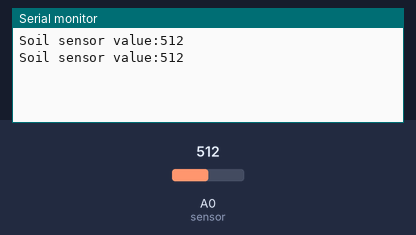
This sketch was run on a simulated Arduino Uno, built with avr-gcc and run on an emulated ATmega328P. Shown: the last lines printed to the serial monitor. The inputs (shaded band) are chosen by the test bench; at power-on: A0 (sensor) = 512.

Above: at 1.8 s.
1.9 s: A0 (sensor) set to 716
At 2.6 s:
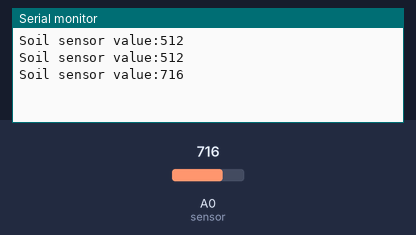
3.4 s: A0 (sensor) set to 900
At 4.8 s:
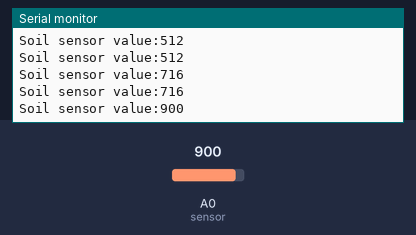
Timing chart, 0 to 6.4 s (numbered marks = the images above; inputs shaded):
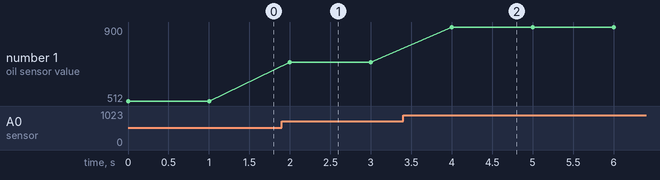

Measured:
- after the input at 1.9 s, the serial monitor: prints a new line after 0.10 s (image 1)
- after the input at 3.4 s, the serial monitor: prints a new line after 0.60 s (image 2)
- plotted number 1: 512 → 716 after the input at 1.9 s, 716 → 900 after the input at 3.4 s

The sketch:

SoilSensor.ino
```cpp
// GPO DevLab Soil Moisture Sensor example

int SoilSensValue = 0;

void setup()
{
  Serial.begin(115200); // Set baudrate
}

void loop()
{
   SoilSensValue = analogRead(A0); // read sensor value
   Serial.println("Soil sensor value:" + String(SoilSensValue)); // Show
   delay(1000); // wait a second
}
```
